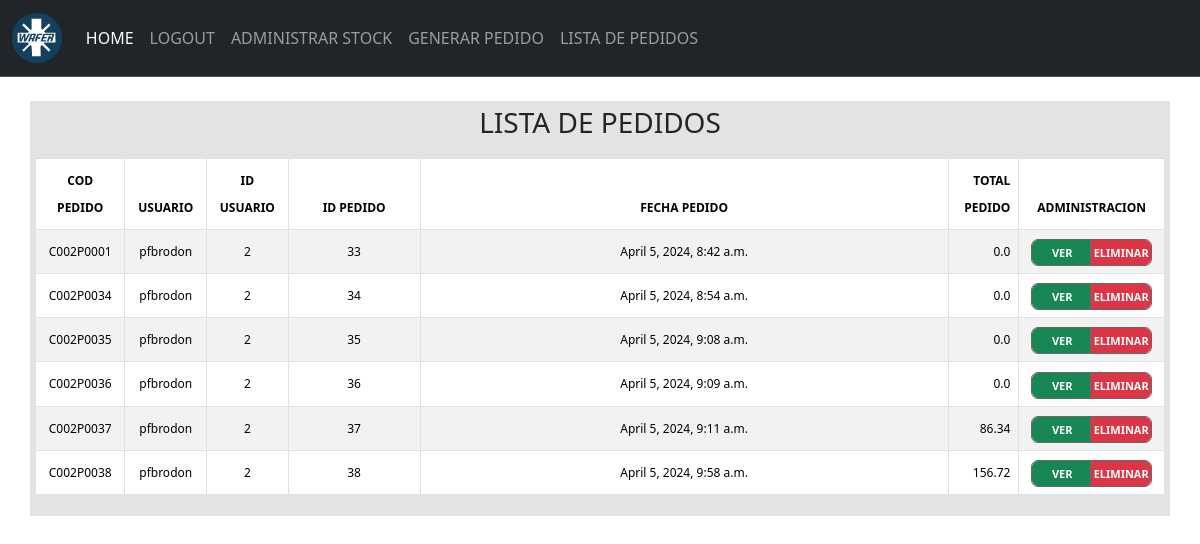
Before: /listapedidos/ (signed in) with the older database file.
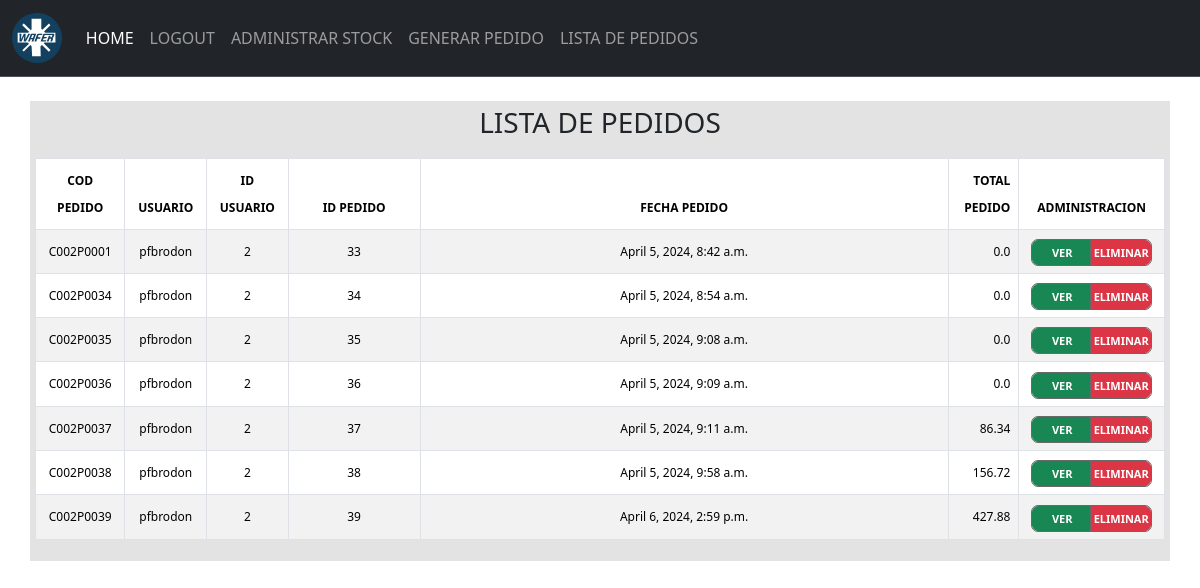
After: the same page with the newer database file.
### stock/models.py (models this page shows, shortened)
class Pedidosnumtest(models.Model):
    pedidoUser = models.CharField(max_length=50)
    pedidoIdUser = models.IntegerField()
    pedidoFecha = models.DateTimeField(auto_now_add=True)
    pedidoTotal = models.FloatField(default=0.0)
    pedidoCodigo = models.CharField(max_length=10, unique=True)

### stock/views.py (the view)
# urls.py: path('listapedidos/', views.listapedidos, name='listapedidos'),
@login_required
def listapedidos(request):
    if request.method == 'GET':
        pedidos = Pedidosnumtest.objects.all()
        return render(request, 'listapedidos.html',{
            'pedidos':pedidos
        })

### stock/context_processor.py (called while the page is built)
def total_carrito(request):
    total = 0
    if request.user.is_authenticated:
        if "carrito" in request.session.keys():
            for key, value in request.session["carrito"].items():
                total += float(value["acumulado"])
    total = round(total, 2)
    return {"total_carrito": total}

### stock/templates/listapedidos.html (shortened to what this page needs)
{% extends 'base.html' %} {% block content %} {% load static %}
<link rel="stylesheet" href="{% static '/css/listapedidos.css' %}">
<div class="container">
    <div class="row">
        <div class="col-12" style="background-color: #e3e3e3; padding: 5px;">
            <h3>LISTA DE PEDIDOS</h3>
        </div>
    </div>
    <div class="row">
        <div class="col-12" style="background-color: #e3e3e3; padding: 5px;">
            <div class="table-responsive">
                <form action="">
                    <table id="tablapedidos" class="table table-striped table-bordered table-hover">
                        <thead>
                            <tr class="encabezados">
                                <th scope="col">COD PEDIDO</th>
                                <th scope="col">USUARIO</th>
                                <th scope="col">ID USUARIO</th>
                                <th scope="col" class="text-center">ID PEDIDO</th>
                                <th scope="col">FECHA PEDIDO</th>
                                <th scope="col">TOTAL PEDIDO</th>
                                <th scope="col">ADMINISTRACION</th>
                            </tr>
                        </thead>
                        <tbody>
                            {% for pedido in pedidos %}
                            <tr class="contenido">
                                <td scope="row">{{ pedido.pedidoCodigo }}</td>
                                <td>{{ pedido.pedidoUser }}</td>
                                <td>{{ pedido.pedidoIdUser }}</td>
                                <td class=" text-center">{{ pedido.id }}</td>
                                <td>{{ pedido.pedidoFecha }}</td>
                                <td>{{ pedido.pedidoTotal }}</td>
                                <td>
                                    <div class="btn-group">
                                        <a href="{% url 'pedidodetalle' id=pedido.id %}" class="btn btn-success">VER</a>
                                        <a href="" class="btn btn-danger">ELIMINAR</a>
                                    </div>
                                </td>
                            </tr>
                            {% endfor %}
                        </tbody>
                    </table>
                </form>
            </div>
        </div>
    </div>
</div>
{% endblock %}

### stock/templates/base.html (shortened to what this page needs)
{% load static %}
<!DOCTYPE html>
<html lang="en">
<head>
    <link href="https://cdn.jsdelivr.net/npm/bootstrap@5.3.2/dist/css/bootstrap.min.css" rel="stylesheet">
    <link href="https://getbootstrap.com/docs/5.3/assets/css/docs.css" rel="stylesheet">
</head>
<nav class="navbar navbar-expand-lg bg-dark border-bottom border-body" data-bs-theme="dark">
    <div class="container-fluid">
        <a class="navbar-brand" href=""><img src="{% static '/images/logowafer.svg' %} " alt="Logo" height="50">
        </a>
        <div class="collapse navbar-collapse" id="navbarNav">
            <ul class="navbar-nav">
                <li class="nav-item">
                    <a class="nav-link active" aria-current="page" href="/">HOME</a>
                </li>
                {% if user.is_authenticated %}
                <li class="nav-item">
                    <a class="nav-link" href="/logout">LOGOUT</a>
                </li>
                <li class="nav-item">
                    <a class="nav-link" href="/stock">ADMINISTRAR STOCK</a>
                </li>
                <li class="nav-item">
                    <a class="nav-link" href="/pedidos">GENERAR PEDIDO</a>
                </li>
                <li class="nav-item">
                    <a class="nav-link" href="/listapedidos">LISTA DE PEDIDOS</a>
                </li>
                {%endif%}
            </ul>
        </div>
    </div>
</nav>
<br>
<body>
    {% block content %} {% endblock %}
</body>
</html>

### stock/static/css/listapedidos.css (style rules this page uses)
.col-12 { text-align: center; }
.table { font-size: 13px; width: 100%; border-collapse: collapse; line-height: 27px; padding: 2px; }
.table-responsive { text-align: center; align-items: center; }
.table td:nth-child(1), .table th:nth-child(1) { width: 5%; }
.table td:nth-child(2), .table th:nth-child(2) { width: 5%; }
.table td:nth-child(3), .table th:nth-child(3) { width: 5%; }
.table td:nth-child(4), .table th:nth-child(4) { width: 10%; text-align: left; }
.table td:nth-child(5), .table th:nth-child(5) { width: 40%; text-align: center; }
.table td:nth-child(6), .table th:nth-child(6) { width: 4%; text-align: right; }
.table td:nth-child(7), .table th:nth-child(7) { width: 5%; }
.btn-danger { width: 60px; height: 25px; ; padding: 1px; font-size: 11px; font-weight: bold; text-align: center; line-height: 22px; justify-content: center; vertical-align: middle; outline-color: dimgrey; outline-style: solid; outline-width: 1px; }
.btn-success { width: 60px; height: 25px; ; padding: 1px; font-size: 11px; font-weight: bold; text-align: center; line-height: 22px; justify-content: center; vertical-align: middle; outline-color: dimgrey; outline-style: solid; outline-width: 1px; }
.encabezados { text-align: center; }
th { font-size: 12px; }
td { font-size: 12px; }

Changed rows visible on the page:
added Pedidosnumtest: pedidoCodigo "C002P0039", pedidoUser "pfbrodon", pedidoIdUser "2", id "39", pedidoFecha "April 6, 2024, 2:59 p.m.", pedidoTotal "427.88"
